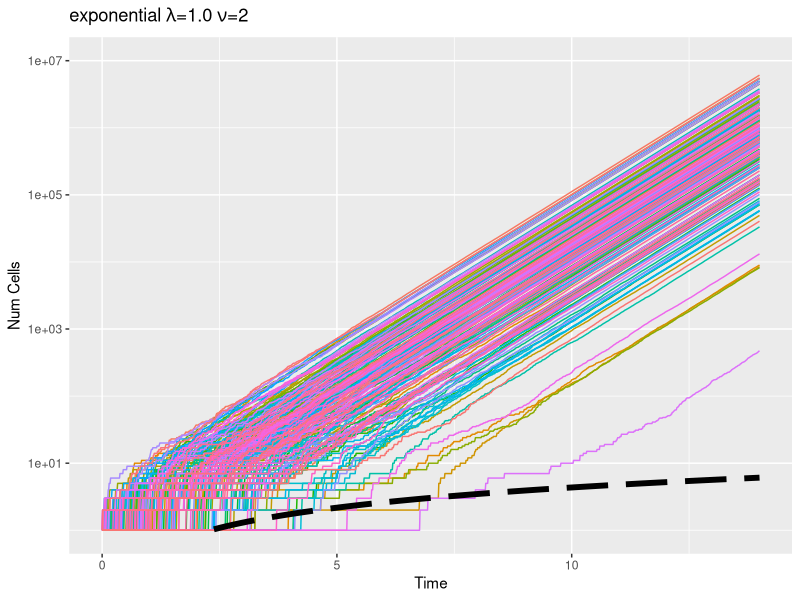
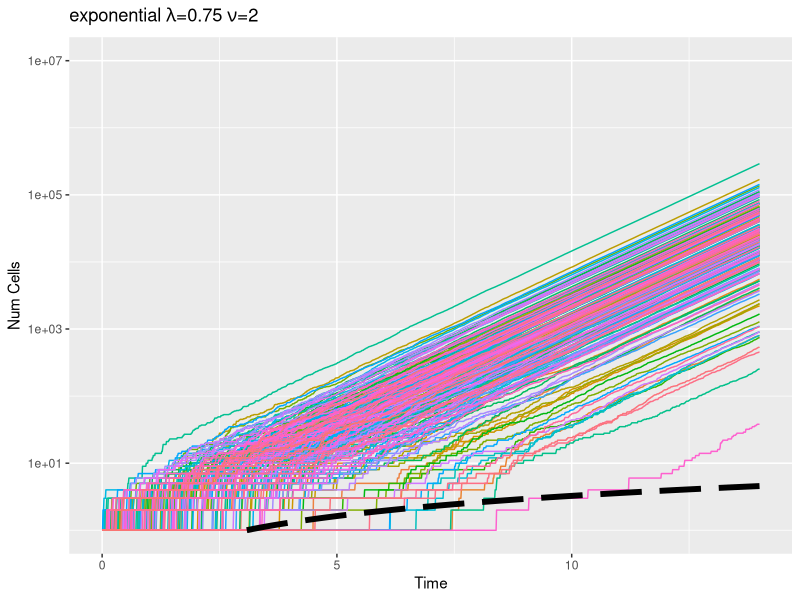
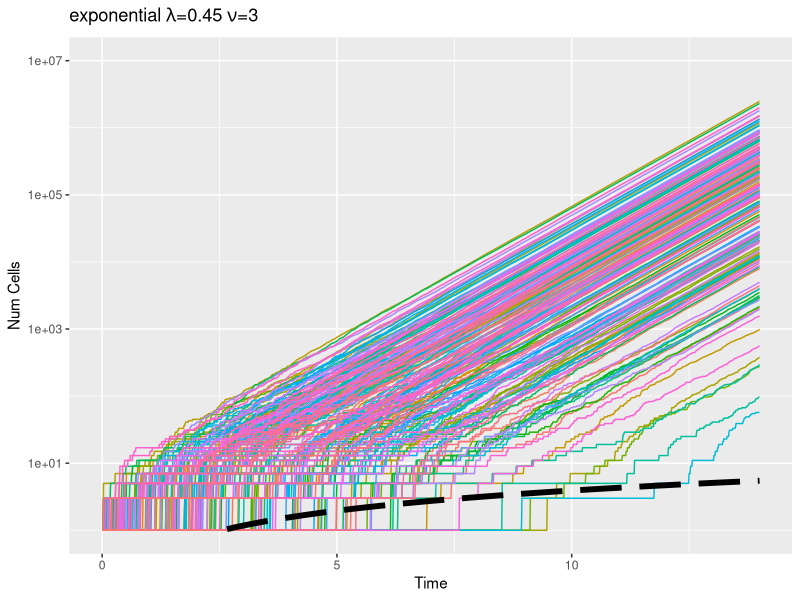
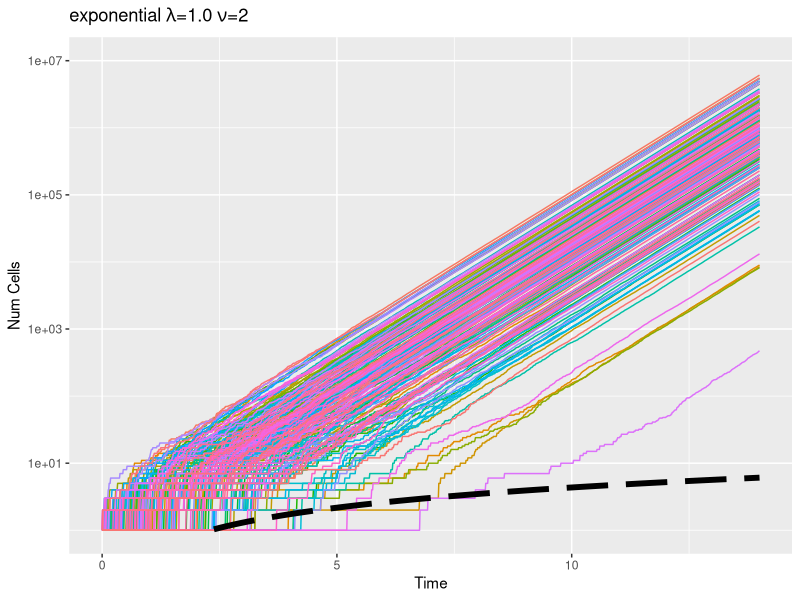
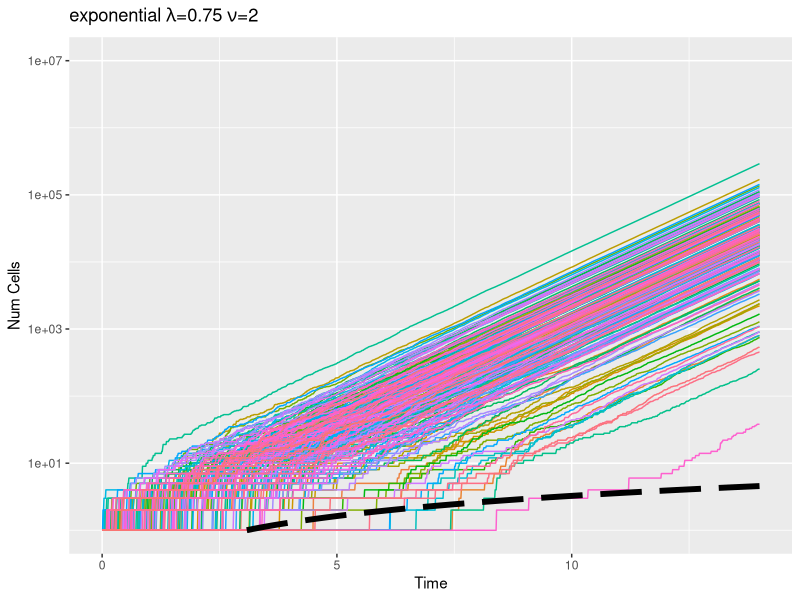
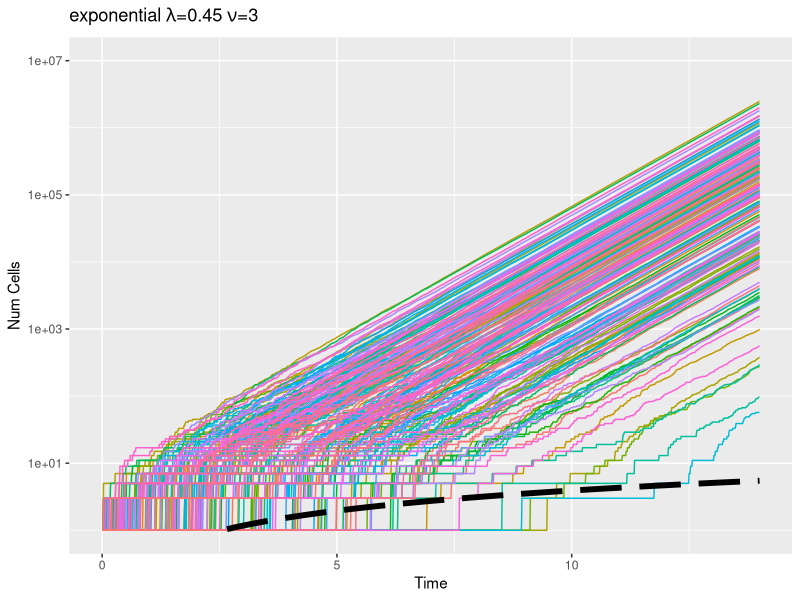

Write the R code that produced these figures, in order.


# Some plots/investigation of basic cell simulation
#  -- arbitrary waiting time distribution for division
#  -- produce n progeny per division

setwd('Documents/Dinner/Branching/')

# extract exponential data file
exp1_p2.df = read.table('results/basic_ncell_exp1_p2.txt',sep='\t')
exp1_p2.df = as.data.frame(t(exp1_p2.df))
exp1_p2.df = exp1_p2.df[-dim(exp1_p2.df)[1],] # remove last row of NA

# other exponential mean data
exp075_p2.df = read.table('results/basic_ncell_exp075_p2.txt',sep='\t')
exp075_p2.df = as.data.frame(t(exp075_p2.df))
exp075_p2.df = exp075_p2.df[-dim(exp075_p2.df)[1],] # remove last row of NA

# other exponential mean data
exp045_p3.df = read.table('results/basic_ncell_exp045_p3.txt',sep='\t')
exp045_p3.df = as.data.frame(t(exp045_p3.df))
exp045_p3.df = exp045_p3.df[-dim(exp045_p3.df)[1],] # remove last row of NA

require(ggplot2)
require(reshape2)

## exponential mean 1 ##
d = melt(exp1_p2.df,id.vars='V1')
# plot all the growth curves on one plot
g = ggplot(d,aes(V1,value,col=variable))
g = g + geom_line()
g = g + stat_function(fun=function(x) {x/log(10)},geom='line',colour='black',size=2,linetype='longdash')
g = g + scale_x_continuous(limits=c(0,14)) + scale_y_log10(limits=c(1,1e7))
g = g + xlab('Time') + ylab('Num Cells')
g = g + ggtitle(expression(paste('exponential ',lambda,'=1.0 ',nu,'=2',sep='')))
g = g + theme(legend.position='none')
g

ggsave('plots/ncells_exp1_p2.png')

d = melt(exp075_p2.df,id.vars='V1')
# plot all the growth curves on one plot
g = ggplot(d,aes(V1,value,col=variable))
g = g + geom_line()
g = g + stat_function(fun=function(x) {0.75*x/log(10)},geom='line',colour='black',size=2,linetype='longdash')
g = g + scale_x_continuous(limits=c(0,14)) + scale_y_log10(limits=c(1,1e7))
g = g + xlab('Time') + ylab('Num Cells')
g = g + ggtitle(expression(paste('exponential ',lambda,'=0.75 ',nu,'=2',sep='')))
g = g + theme(legend.position='none')
g

ggsave('plots/ncells_exp075_p2.png')

d = melt(exp045_p3.df,id.vars='V1')
# plot all the growth curves on one plot
g = ggplot(d,aes(V1,value,col=variable))
g = g + geom_line()
g = g + stat_function(fun=function(x) {2*0.45*x/log(10)},geom='line',colour='black',size=2,linetype='longdash')
g = g + scale_x_continuous(limits=c(0,14)) + scale_y_log10(limits=c(1,1e7))
g = g + xlab('Time') + ylab('Num Cells')
g = g + ggtitle(expression(paste('exponential ',lambda,'=0.45 ',nu,'=3',sep='')))
g = g + theme(legend.position='none')
g

ggsave('plots/ncells_exp045_p3.png')






